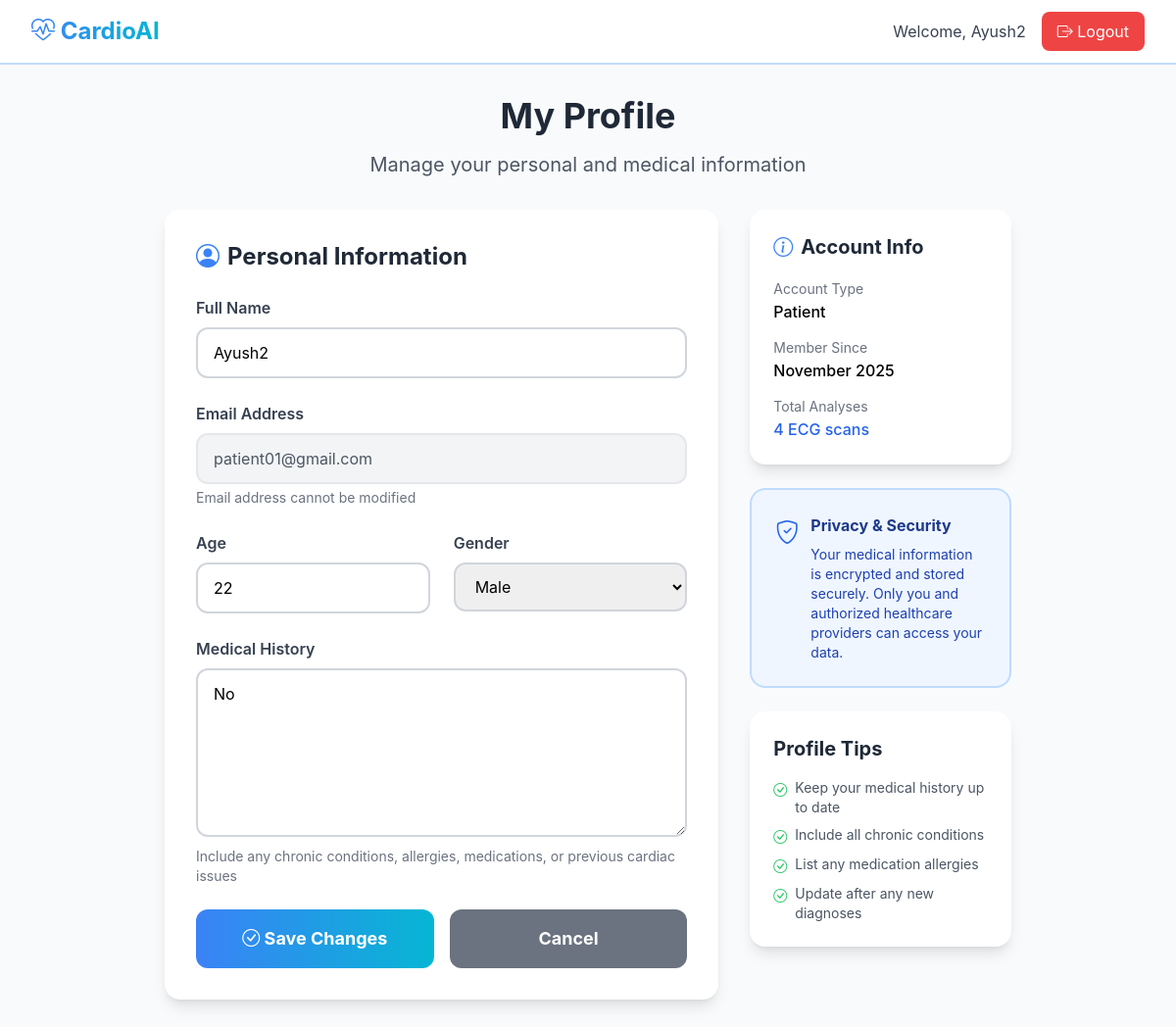
/profile (signed in), run on the app's committed database.
### tables this page shows
CREATE TABLE users (
            id INTEGER PRIMARY KEY AUTOINCREMENT,
            name TEXT NOT NULL,
            email TEXT UNIQUE NOT NULL,
            password TEXT NOT NULL,
            role TEXT NOT NULL,
            created_at TIMESTAMP DEFAULT CURRENT_TIMESTAMP
        , is_blocked INTEGER DEFAULT 0);

CREATE TABLE patients (
            user_id INTEGER PRIMARY KEY,
            age INTEGER,
            gender TEXT,
            medical_history TEXT,
            FOREIGN KEY (user_id) REFERENCES users (id)
        );

### app.py (the view)
    def decorated_function(*args, **kwargs):
        if 'user_id' not in session or session.get('role') != 'patient':
            flash('Access denied. Patient login required.', 'error')
            return redirect(url_for('login'))
        return f(*args, **kwargs)

### app.py (called while the page is built, shortened)
def get_db_connection():
    conn = sqlite3.connect('database.db')
    conn.row_factory = sqlite3.Row
    return conn

def convert_row_to_dict(row):
    if row is None:
        return None
    row_dict = dict(row)
    if 'created_at' in row_dict and row_dict['created_at']:
        try:
            row_dict['created_at'] = datetime.strptime(row_dict['created_at'], '%Y-%m-%d %H:%M:%S')
        except:
            row_dict['created_at'] = datetime.now()
    return row_dict

def patient_required(f):
    def decorated_function(*args, **kwargs):
        if 'user_id' not in session or session.get('role') != 'patient':
            flash('Access denied. Patient login required.', 'error')
            return redirect(url_for('login'))
        return f(*args, **kwargs)
    decorated_function.__name__ = f.__name__
    return decorated_function

@app.route('/profile', methods=['GET', 'POST'])
@patient_required
def profile():
    conn = get_db_connection()
    user = conn.execute('SELECT * FROM users WHERE id = ?', (session['user_id'],)).fetchone()
    user = convert_row_to_dict(user)
    patient_info = conn.execute('SELECT * FROM patients WHERE user_id = ?', (session['user_id'],)).fetchone()
    analysis_count = conn.execute('SELECT COUNT(*) FROM predictions WHERE patient_id = ?', (session['user_id'],)).fetchone()[0]
    conn.close()
    return render_template('profile.html', user=user, patient_info=patient_info, analysis_count=analysis_count)

### templates/profile.html (shortened to what this page needs)
{% extends "base.html" %}
{% block content %}
<div class="min-h-screen bg-gray-50 py-8">
    <div class="max-w-4xl mx-auto px-4">
        <div class="text-center mb-8">
            <h1 class="text-4xl font-bold text-gray-800 mb-4">My Profile</h1>
            <p class="text-xl text-gray-600">Manage your personal and medical information</p>
        </div>
        <div class="grid lg:grid-cols-3 gap-8">
            <div class="lg:col-span-2">
                <div class="bg-white rounded-2xl shadow-lg p-8">
                    <h2 class="text-2xl font-bold text-gray-800 mb-6 flex items-center gap-2">
                        <i class="bi bi-person-circle text-blue-500"></i>
                        Personal Information
                    </h2>
                    <form action="/profile" method="post" class="space-y-6">
                        <div>
                            <label class="block text-gray-700 font-semibold mb-2">Full Name</label>
                            <input type="text" name="name" value="{{ user.name }}" required
                                   class="w-full border-2 border-gray-300 rounded-xl px-4 py-3 focus:border-blue-500 focus:outline-none"
                                   placeholder="Enter your full name">
                        </div>
                        <div>
                            <label class="block text-gray-700 font-semibold mb-2">Email Address</label>
                            <input type="email" value="{{ user.email }}" disabled
                                   class="w-full border-2 border-gray-200 rounded-xl px-4 py-3 bg-gray-100 text-gray-600"
                                   placeholder="Email cannot be changed">
                            <p class="text-sm text-gray-500 mt-1">Email address cannot be modified</p>
                        </div>
                        <div class="grid md:grid-cols-2 gap-6">
                            <div>
                                <label class="block text-gray-700 font-semibold mb-2">Age</label>
                                <input type="number" name="age" value="{{ patient_info.age or '' }}" min="1" max="120"
                                       class="w-full border-2 border-gray-300 rounded-xl px-4 py-3 focus:border-blue-500 focus:outline-none"
                                       placeholder="Enter your age">
                            </div>
                            <div>
                                <label class="block text-gray-700 font-semibold mb-2">Gender</label>
                                <select name="gender" class="w-full border-2 border-gray-300 rounded-xl px-4 py-3 focus:border-blue-500 focus:outline-none">
                                    <option value="male" {% if patient_info.gender == 'male' %}selected{% endif %}>Male</option>
                                </select>
                            </div>
                        </div>
                        <div>
                            <label class="block text-gray-700 font-semibold mb-2">Medical History</label>
                            <textarea name="medical_history" rows="6"
                                      class="w-full border-2 border-gray-300 rounded-xl px-4 py-3 focus:border-blue-500 focus:outline-none"
                                      placeholder="Enter relevant medical history, conditions, allergies, previous surgeries, etc.">{{ patient_info.medical_history or '' }}</textarea>
                            <p class="text-sm text-gray-500 mt-1">Include any chronic conditions, allergies, medications, or previous cardiac issues</p>
                        </div>
                        <div class="flex gap-4">
                            <button type="submit"
                                    class="flex-1 bg-gradient-to-r from-blue-500 to-cyan-500 text-white py-4 rounded-xl font-bold text-lg hover:shadow-lg transition-all">
                                <i class="bi bi-check-circle"></i> Save Changes
                            </button>
                            <a href="/patient_dashboard"
                               class="flex-1 bg-gray-500 text-white py-4 rounded-xl font-bold text-lg text-center hover:bg-gray-600 transition-all">
                                Cancel
                            </a>
                        </div>
                    </form>
                </div>
            </div>
            <div class="space-y-6">
                <div class="bg-white rounded-2xl shadow-lg p-6">
                    <h3 class="text-xl font-bold text-gray-800 mb-4 flex items-center gap-2">
                        <i class="bi bi-info-circle text-blue-500"></i>
                        Account Info
                    </h3>
                    <div class="space-y-3">
                        <div>
                            <label class="text-sm text-gray-500">Account Type</label>
                            <p class="font-medium">Patient</p>
                        </div>
                        <div>
                            <label class="text-sm text-gray-500">Member Since</label>
                            <p class="font-medium">{{ user.created_at.strftime('%B %Y') if user.created_at is not string else 'N/A' }}</p>
                        </div>
                        <div>
                            <label class="text-sm text-gray-500">Total Analyses</label>
                            <p class="font-medium text-blue-600">{{ analysis_count }} ECG scans</p>
                        </div>
                    </div>
                </div>
                <div class="bg-blue-50 border-2 border-blue-200 rounded-2xl p-6">
                    <div class="flex items-start gap-3">
                        <i class="bi bi-shield-check text-blue-600 text-2xl mt-1"></i>
                        <div>
                            <h4 class="font-bold text-blue-900 mb-2">Privacy & Security</h4>
                            <p class="text-blue-800 text-sm">
                                Your medical information is encrypted and stored securely. Only you and authorized healthcare providers can access your data.
                            </p>
                        </div>
                    </div>
                </div>
                <div class="bg-white rounded-2xl shadow-lg p-6">
                    <h3 class="text-xl font-bold text-gray-800 mb-4">Profile Tips</h3>
                    <ul class="space-y-2 text-sm text-gray-600">
                        <li class="flex items-start gap-2">
                            <i class="bi bi-check-circle text-green-500 mt-0.5"></i>
                            <span>Keep your medical history up to date</span>
                        </li>
                        <li class="flex items-start gap-2">
                            <i class="bi bi-check-circle text-green-500 mt-0.5"></i>
                            <span>Include all chronic conditions</span>
                        </li>
                        <li class="flex items-start gap-2">
                            <i class="bi bi-check-circle text-green-500 mt-0.5"></i>
                            <span>List any medication allergies</span>
                        </li>
                        <li class="flex items-start gap-2">
                            <i class="bi bi-check-circle text-green-500 mt-0.5"></i>
                            <span>Update after any new diagnoses</span>
                        </li>
                    </ul>
                </div>
            </div>
        </div>
    </div>
</div>
{% endblock %}

### templates/base.html (shortened to what this page needs)
<!DOCTYPE html>
<html lang="en">
<head>
    <script src="https://cdn.tailwindcss.com"></script>
    <link rel="stylesheet" href="https://cdn.jsdelivr.net/npm/bootstrap-icons@1.11.3/font/bootstrap-icons.min.css">
</head>
<body class="gradient-bg min-h-screen">
    <nav class="bg-white shadow-lg border-b-2 border-blue-200">
        <div class="max-w-7xl mx-auto px-4 sm:px-6 lg:px-8">
            <div class="flex justify-between h-16">
                <div class="flex items-center">
                    <a href="/" class="text-2xl font-bold bg-gradient-to-r from-blue-500 to-cyan-500 bg-clip-text text-transparent">
                        <i class="bi bi-heart-pulse"></i> CardioAI
                    </a>
                </div>
                <div class="flex items-center space-x-4">
                    {% if session.user_id %}
                        <span class="text-gray-700">Welcome, {{ session.name }}</span>
                        <a href="/logout" class="bg-red-500 text-white px-4 py-2 rounded-lg hover:bg-red-600">
                            <i class="bi bi-box-arrow-right"></i> Logout
                        </a>
                    {% else %}
                        <a href="/login" class="text-blue-600 hover:text-blue-800">Login</a>
                        <a href="/signup" class="bg-blue-500 text-white px-4 py-2 rounded-lg hover:bg-blue-600">Sign Up</a>
                    {% endif %}
                </div>
            </div>
        </div>
    </nav>
    <main>
        {% block content %}{% endblock %}
    </main>
</body>
</html>

### templates/base.html (style rules this page uses)
body { font-family: 'Inter', system-ui, -apple-system, sans-serif; }
.gradient-bg { background: linear-gradient(135deg, #e0f2fe 0%, #bfdbfe 50%, #fff 100%); }

### data on the page
users: name "Ayush2", email "patient01@gmail.com"
patients: age "22", gender "Male", medical_history "No"

### other printed values
{{ analysis_count }} "4"
